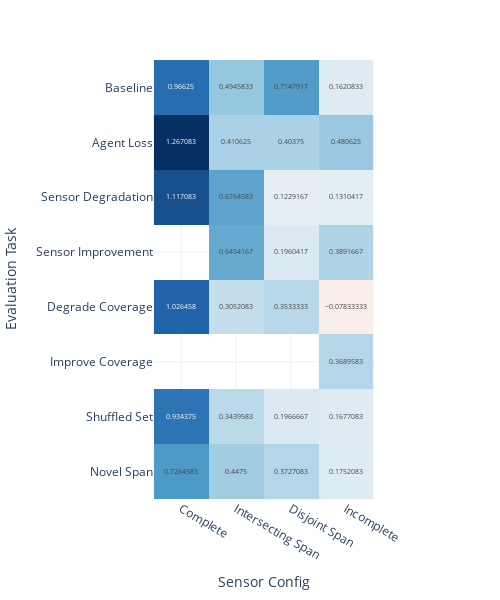

The cell this chart's notebook holds for it:
### Code cell
# Heatmap
piv = summary.pivot_table(index=["eval_type","sensor_config"], columns="policy_type", values="mean")
# Subtract low from high
piv['difference'] = (piv["Implicit Ind."] - piv["Heterogeneous"]) /4

fig = px.imshow(
    piv['difference'].unstack(),
    color_continuous_scale='RdBu',
    # color_continuous_scale='YlGn',
    color_continuous_midpoint=0,
    labels=dict(x="Sensor Config", y="Evaluation Task"),
    text_auto=True,
    # title="Comparison",
)
fig.update_coloraxes(showscale=False) 
fig.update_layout(
    template = "plotly_white",
    width=500, height=600,
)
# fig.update_yaxes(side="right")
fig.write_image(f"performance_delta.png")
fig.show()

### Figure 1 — Plotly figure (JSON) as saved in the notebook; plotly's stock layout.template omitted (floating-point values rounded to 4 significant figures)
{"data": [{"coloraxis": "coloraxis", "hovertemplate": "Sensor Config: %{x}<br>Evaluation Task: %{y}<br>color: %{z}<extra></extra>", "name": "0", "texttemplate": "%{z}", "type": "heatmap", "x": ["Complete", "Intersecting Span", "Disjoint Span", "Incomplete"], "xaxis": "x", "y": ["Baseline", "Agent Loss", "Sensor Degradation", "Sensor Improvement", "Degrade Coverage", "Improve Coverage", "Shuffled Set", "Novel Span"], "yaxis": "y", "z": [[0.9663, 0.4946, 0.7148, 0.1621], [1.267, 0.4106, 0.4038, 0.4806], [1.117, 0.6765, 0.1229, 0.131], [NaN, 0.6454, 0.196, 0.3892], [1.026, 0.3052, 0.3533, -0.07833], [NaN, NaN, NaN, 0.369], [0.9344, 0.344, 0.1967, 0.1677], [0.7265, 0.4475, 0.3727, 0.1752]]}], "layout": {"coloraxis": {"cmid": 0, "colorscale": [[0, "rgb(103,0,31)"], [0.1, "rgb(178,24,43)"], [0.2, "rgb(214,96,77)"], [0.3, "rgb(244,165,130)"], [0.4, "rgb(253,219,199)"], [0.5, "rgb(247,247,247)"], [0.6, "rgb(209,229,240)"], [0.7, "rgb(146,197,222)"], [0.8, "rgb(67,147,195)"], [0.9, "rgb(33,102,172)"], [1, "rgb(5,48,97)"]], "showscale": false}, "height": 600, "margin": {"t": 60}, "width": 500, "xaxis": {"anchor": "y", "constrain": "domain", "domain": [0, 1], "scaleanchor": "y", "title": {"text": "Sensor Config"}}, "yaxis": {"anchor": "x", "autorange": "reversed", "constrain": "domain", "domain": [0, 1], "title": {"text": "Evaluation Task"}}}}
